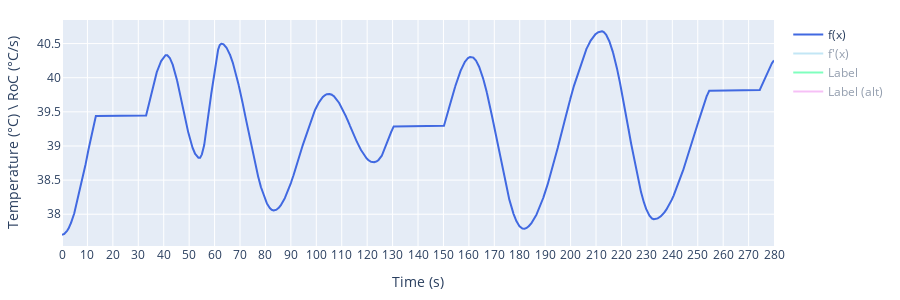

Write notebook code for a chart like this one.
### Code cell
import numpy as np
seeds = [320, 43, 999, 242, 32, 1, 98, 478, 234]
seed = seeds[6]

minimal_desired_duration = 200 # in seconds
periods = [67, 20] # [0] is the baseline and [1] the modulation; in seconds
frequencies = 1./np.array(periods)
sample_rate = 60
big_decreases = [3,20] # [0] is the number of decreases and [1] the length in s of the decrease
baseline_temp = 39.2 # @ VAS 35

stimuli = StimuliFunction(
    minimal_desired_duration=minimal_desired_duration,
    frequencies=frequencies,
    temp_range=3,
    sample_rate=sample_rate,
    big_decreases=big_decreases,
    random_periods=True,
    seed=None
).add_baseline_temp(
    baseline_temp=baseline_temp
).add_plateaus(
    plateau_duration=20, 
    n_plateaus=3
).generalize_big_decreases()

print(f"Seed: {stimuli.seed}, Duration: {stimuli.duration}")
_ = stimuli_extra(stimuli.wave, stimuli.wave_dot, stimuli.sample_rate, s_RoC=0.2, display_stats=False)

### Figure 1 — Plotly figure (JSON) as saved in the notebook; plotly's stock layout.template omitted (floating-point values rounded to 4 significant figures; data arrays with more than 128 entries replaced by an {"elided": "..."} marker saying what was removed)
{"data": [{"line": {"color": "royalblue"}, "name": "f(x)", "type": "scatter", "visible": true, "x": {"elided": "16800 float values"}, "y": {"elided": "16800 float values"}}, {"line": {"color": "skyblue"}, "name": "f'(x)", "type": "scatter", "visible": "legendonly", "x": {"elided": "16800 float values"}, "y": {"elided": "16800 float values"}}, {"line": {"color": "springgreen"}, "name": "Label", "type": "scatter", "visible": "legendonly", "x": {"elided": "16800 float values"}, "y": {"elided": "16800 int values"}}, {"line": {"color": "violet"}, "name": "Label (alt)", "type": "scatter", "visible": "legendonly", "x": {"elided": "16800 float values"}, "y": {"elided": "16800 int values"}}], "layout": {"autosize": true, "height": 300, "margin": {"b": 20, "l": 20, "r": 20, "t": 20}, "width": 900, "xaxis": {"dtick": 10, "tick0": 0, "tickmode": "linear", "title": {"text": "Time (s)"}}, "yaxis": {"title": {"text": "Temperature (°C) \\ RoC (°C/s)"}}}}
